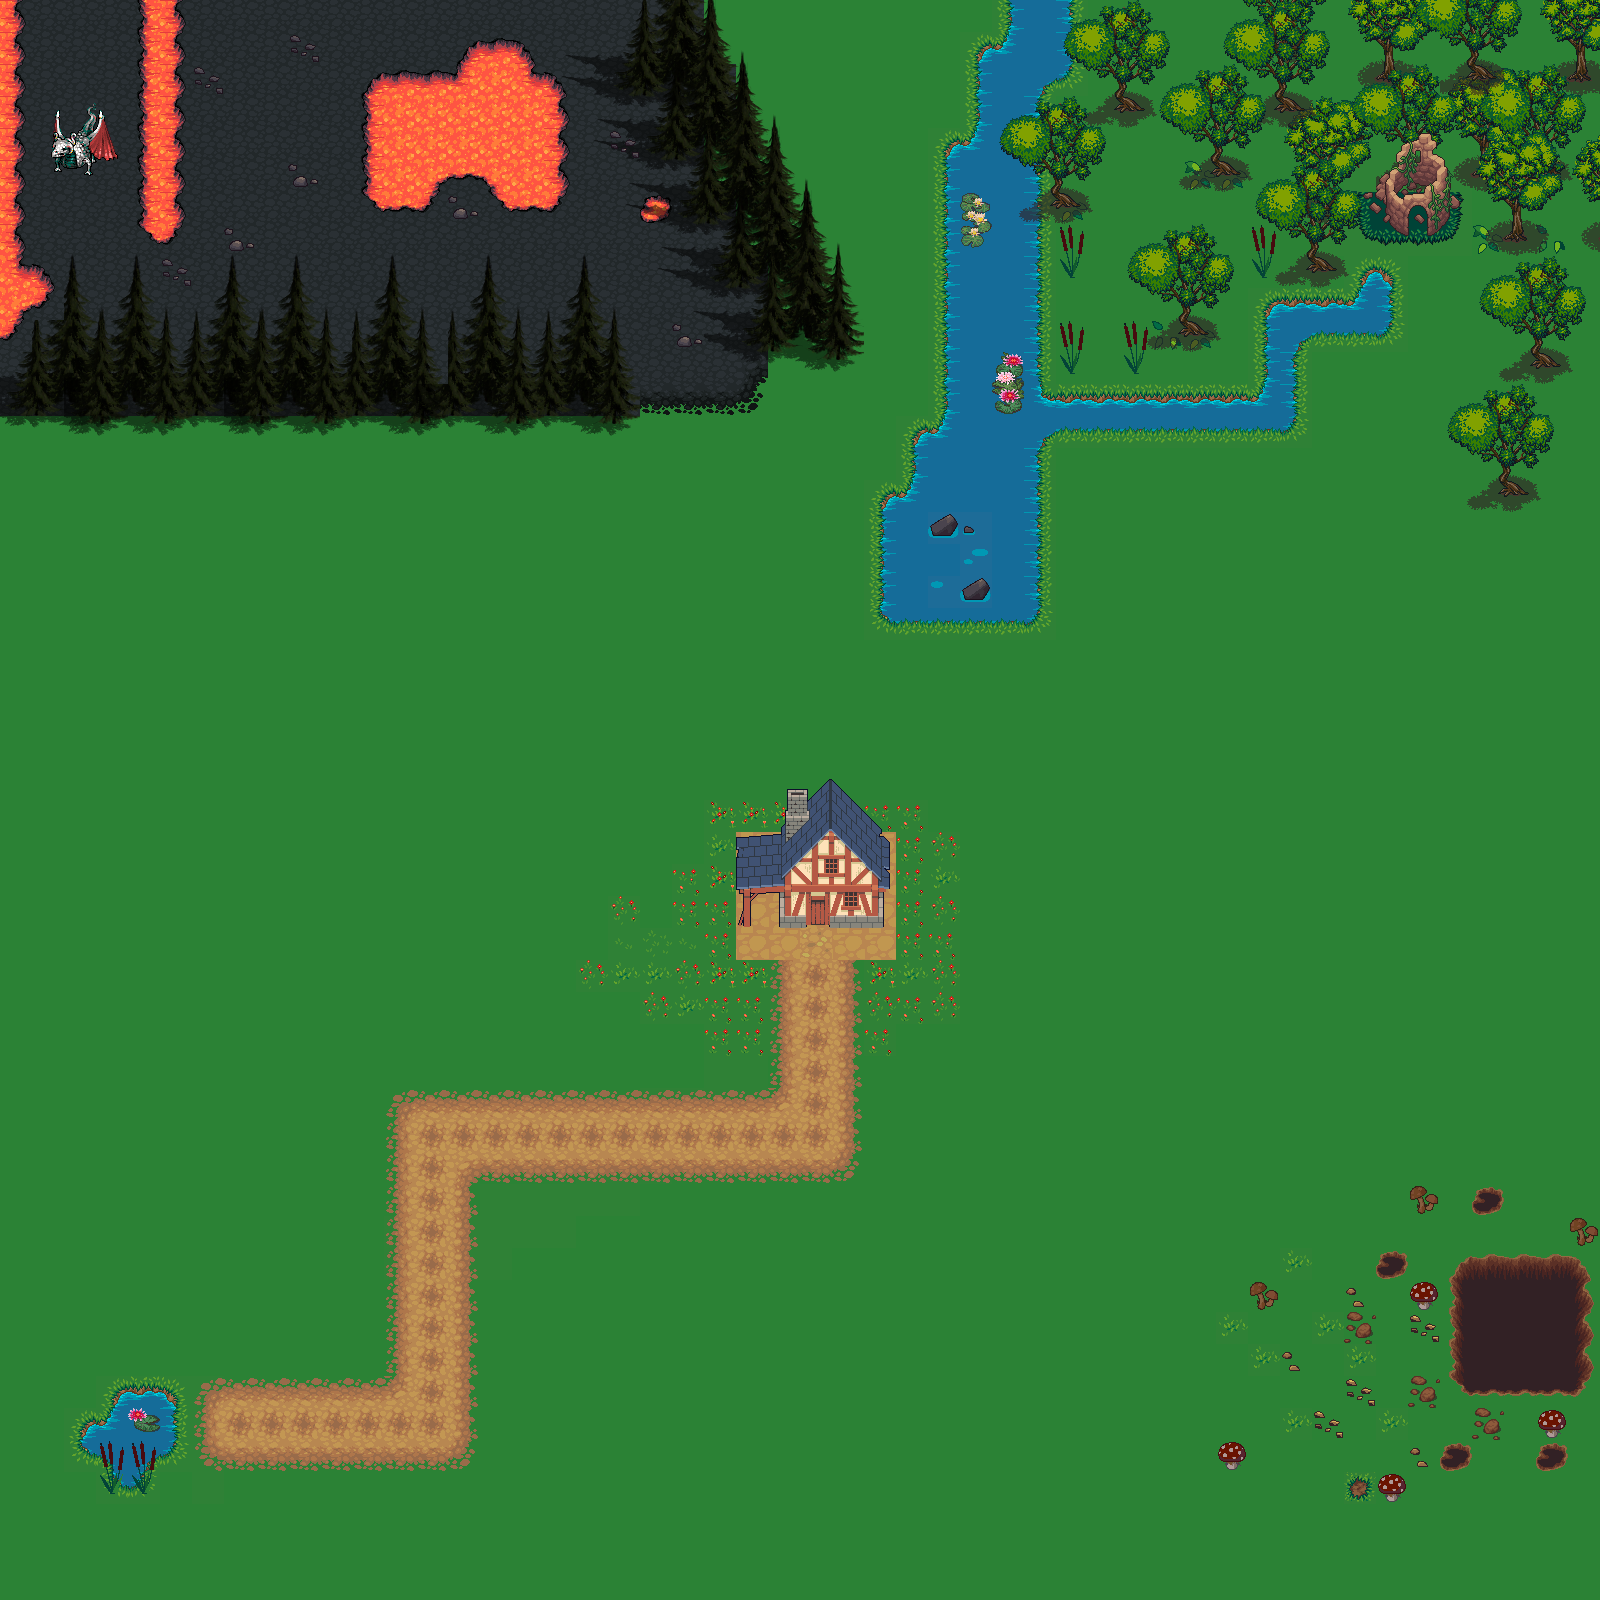

Below is a game level as drawn by its tile map, then a one-line description and the .tmx that defines it (tile-layer data replaced by summaries):
An orthogonal 50x50 tile map with 32x32 px tiles, 5 tile layers (mur invisible, Calque de Tuiles 1, Calque de Tuiles 3, arbre, ...), 7 tilesets.

<map version="1.10" tiledversion="1.11.2" orientation="orthogonal" renderorder="right-down" width="50" height="50" tilewidth="32" tileheight="32" infinite="0" nextlayerid="7" nextobjectid="1">
 <tileset firstgid="1" name="4" tilewidth="154" tileheight="149" tilecount="1" columns="1">
  <image source="../Downloads/craftpix-net-504452-free-village-pixel-tileset-for-top-down-defense/2 Objects/7 House/4.png" trans="ff00ff" width="154" height="149" />
  <tile id="0">
   <properties>
    <property name="estSolide" type="bool" value="true" />
   </properties>
  </tile>
 </tileset>
 <tileset firstgid="2" name="Brown_ruins1" tilewidth="112" tileheight="112" tilecount="1" columns="1">
  <properties>
   <property name="door" value="jungle" />
  </properties>
  <image source="../Downloads/craftpix-net-934618-free-top-down-ruins-pixel-art/PNG/Assets/Brown_ruins1.png" trans="ff00ff" width="112" height="112" />
 </tileset>
 <tileset firstgid="3" name="Assets_source" tilewidth="32" tileheight="32" tilecount="195" columns="15">
  <image source="../Downloads/craftpix-net-934618-free-top-down-ruins-pixel-art/PNG/Assets_source.png" trans="ff00ff" width="496" height="432" />
 </tileset>
 <tileset firstgid="198" name="terrain" tilewidth="32" tileheight="32" tilecount="483" columns="21">
  <image source="../Downloads/terrain/terrain.png" trans="ff00ff" width="672" height="736" />
  <tile id="9">
   <properties>
    <property name="estSolide" type="bool" value="true" />
   </properties>
  </tile>
  <tile id="10">
   <properties>
    <property name="estSolide" type="bool" value="true" />
   </properties>
  </tile>
  <tile id="11">
   <properties>
    <property name="estSolide" type="bool" value="true" />
   </properties>
  </tile>
  <tile id="12">
   <properties>
    <property name="estSolide" type="bool" value="true" />
   </properties>
  </tile>
  <tile id="13">
   <properties>
    <property name="estSolide" type="bool" value="true" />
   </properties>
  </tile>
  <tile id="14">
   <properties>
    <property name="estSolide" type="bool" value="true" />
   </properties>
  </tile>
  <tile id="18">
   <properties>
    <property name="estSolide" type="bool" value="true" />
   </properties>
  </tile>
  <tile id="19">
   <properties>
    <property name="estSolide" type="bool" value="true" />
   </properties>
  </tile>
  <tile id="20">
   <properties>
    <property name="estSolide" type="bool" value="true" />
   </properties>
  </tile>
  <tile id="30">
   <properties>
    <property name="estSolide" type="bool" value="true" />
   </properties>
  </tile>
  <tile id="31">
   <properties>
    <property name="estSolide" type="bool" value="true" />
   </properties>
  </tile>
  <tile id="32">
   <properties>
    <property name="estSolide" type="bool" value="true" />
   </properties>
  </tile>
  <tile id="33">
   <properties>
    <property name="estSolide" type="bool" value="true" />
   </properties>
  </tile>
  <tile id="34">
   <properties>
    <property name="estSolide" type="bool" value="true" />
   </properties>
  </tile>
  <tile id="35">
   <properties>
    <property name="estSolide" type="bool" value="true" />
   </properties>
  </tile>
  <tile id="39">
   <properties>
    <property name="estSolide" type="bool" value="true" />
   </properties>
  </tile>
  <tile id="40">
   <properties>
    <property name="estSolide" type="bool" value="true" />
   </properties>
  </tile>
  <tile id="41">
   <properties>
    <property name="estSolide" type="bool" value="true" />
   </properties>
  </tile>
  <tile id="51">
   <properties>
    <property name="estSolide" type="bool" value="true" />
   </properties>
  </tile>
  <tile id="52">
   <properties>
    <property name="estSolide" type="bool" value="true" />
   </properties>
  </tile>
  <tile id="53">
   <properties>
    <property name="estSolide" type="bool" value="true" />
   </properties>
  </tile>
  <tile id="54">
   <properties>
    <property name="door" value="champignon" />
    <property name="estSolide" type="bool" value="true" />
   </properties>
  </tile>
  <tile id="55">
   <properties>
    <property name="door" value="champignon" />
    <property name="estSolide" type="bool" value="true" />
   </properties>
  </tile>
  <tile id="56">
   <properties>
    <property name="door" value="champignon" />
    <property name="estSolide" type="bool" value="true" />
   </properties>
  </tile>
  <tile id="60">
   <properties>
    <property name="estSolide" type="bool" value="true" />
   </properties>
  </tile>
  <tile id="61">
   <properties>
    <property name="estSolide" type="bool" value="true" />
   </properties>
  </tile>
  <tile id="62">
   <properties>
    <property name="estSolide" type="bool" value="true" />
   </properties>
  </tile>
  <tile id="72">
   <properties>
    <property name="estSolide" type="bool" value="true" />
   </properties>
  </tile>
  <tile id="73">
   <properties>
    <property name="estSolide" type="bool" value="true" />
   </properties>
  </tile>
  <tile id="74">
   <properties>
    <property name="estSolide" type="bool" value="true" />
   </properties>
  </tile>
  <tile id="75">
   <properties>
    <property name="door" value="champignon" />
    <property name="estSolide" type="bool" value="true" />
   </properties>
  </tile>
  <tile id="76">
   <properties>
    <property name="door" value="champignon" />
    <property name="estSolide" type="bool" value="true" />
   </properties>
  </tile>
  <tile id="77">
   <properties>
    <property name="door" value="champignon" />
    <property name="estSolide" type="bool" value="true" />
   </properties>
  </tile>
  <tile id="81">
   <properties>
    <property name="estSolide" type="bool" value="true" />
   </properties>
  </tile>
  <tile id="82">
   <properties>
    <property name="estSolide" type="bool" value="true" />
   </properties>
  </tile>
  <tile id="83">
   <properties>
    <property name="estSolide" type="bool" value="true" />
   </properties>
  </tile>
  <tile id="93">
   <properties>
    <property name="estSolide" type="bool" value="true" />
   </properties>
  </tile>
  <tile id="94">
   <properties>
    <property name="estSolide" type="bool" value="true" />
   </properties>
  </tile>
  <tile id="95">
   <properties>
    <property name="estSolide" type="bool" value="true" />
   </properties>
  </tile>
  <tile id="96">
   <properties>
    <property name="door" value="champignon" />
    <property name="estSolide" type="bool" value="true" />
   </properties>
  </tile>
  <tile id="97">
   <properties>
    <property name="door" value="champignon" />
    <property name="estSolide" type="bool" value="true" />
   </properties>
  </tile>
  <tile id="98">
   <properties>
    <property name="door" value="champignon" />
    <property name="estSolide" type="bool" value="true" />
   </properties>
  </tile>
  <tile id="102">
   <properties>
    <property name="estSolide" type="bool" value="true" />
   </properties>
  </tile>
  <tile id="103">
   <properties>
    <property name="estSolide" type="bool" value="true" />
   </properties>
  </tile>
  <tile id="104">
   <properties>
    <property name="estSolide" type="bool" value="true" />
   </properties>
  </tile>
  <tile id="123">
   <properties>
    <property name="estSolide" type="bool" value="true" />
   </properties>
  </tile>
  <tile id="124">
   <properties>
    <property name="estSolide" type="bool" value="true" />
   </properties>
  </tile>
  <tile id="125">
   <properties>
    <property name="estSolide" type="bool" value="true" />
   </properties>
  </tile>
  <tile id="258">
   <properties>
    <property name="estSolide" type="bool" value="true" />
   </properties>
  </tile>
  <tile id="259">
   <properties>
    <property name="estSolide" type="bool" value="true" />
   </properties>
  </tile>
  <tile id="260">
   <properties>
    <property name="estSolide" type="bool" value="true" />
   </properties>
  </tile>
  <tile id="261">
   <properties>
    <property name="estSolide" type="bool" value="true" />
   </properties>
  </tile>
  <tile id="262">
   <properties>
    <property name="estSolide" type="bool" value="true" />
   </properties>
  </tile>
  <tile id="263">
   <properties>
    <property name="estSolide" type="bool" value="true" />
   </properties>
  </tile>
  <tile id="279">
   <properties>
    <property name="estSolide" type="bool" value="true" />
   </properties>
  </tile>
  <tile id="280">
   <properties>
    <property name="estSolide" type="bool" value="true" />
   </properties>
  </tile>
  <tile id="281">
   <properties>
    <property name="estSolide" type="bool" value="true" />
   </properties>
  </tile>
  <tile id="282">
   <properties>
    <property name="estSolide" type="bool" value="true" />
   </properties>
  </tile>
  <tile id="283">
   <properties>
    <property name="estSolide" type="bool" value="true" />
   </properties>
  </tile>
  <tile id="284">
   <properties>
    <property name="estSolide" type="bool" value="true" />
   </properties>
  </tile>
  <tile id="300">
   <properties>
    <property name="estSolide" type="bool" value="true" />
   </properties>
  </tile>
  <tile id="301">
   <properties>
    <property name="estSolide" type="bool" value="true" />
   </properties>
  </tile>
  <tile id="302">
   <properties>
    <property name="estSolide" type="bool" value="true" />
   </properties>
  </tile>
  <tile id="303">
   <properties>
    <property name="estSolide" type="bool" value="true" />
   </properties>
  </tile>
  <tile id="304">
   <properties>
    <property name="estSolide" type="bool" value="true" />
   </properties>
  </tile>
  <tile id="305">
   <properties>
    <property name="estSolide" type="bool" value="true" />
   </properties>
  </tile>
  <tile id="321">
   <properties>
    <property name="estSolide" type="bool" value="true" />
   </properties>
  </tile>
  <tile id="322">
   <properties>
    <property name="estSolide" type="bool" value="true" />
   </properties>
  </tile>
  <tile id="323">
   <properties>
    <property name="estSolide" type="bool" value="true" />
   </properties>
  </tile>
  <tile id="324">
   <properties>
    <property name="estSolide" type="bool" value="true" />
   </properties>
  </tile>
  <tile id="325">
   <properties>
    <property name="estSolide" type="bool" value="true" />
   </properties>
  </tile>
  <tile id="326">
   <properties>
    <property name="estSolide" type="bool" value="true" />
   </properties>
  </tile>
  <tile id="342">
   <properties>
    <property name="estSolide" type="bool" value="true" />
   </properties>
  </tile>
  <tile id="343">
   <properties>
    <property name="estSolide" type="bool" value="true" />
   </properties>
  </tile>
  <tile id="344">
   <properties>
    <property name="estSolide" type="bool" value="true" />
   </properties>
  </tile>
  <tile id="345">
   <properties>
    <property name="estSolide" type="bool" value="true" />
   </properties>
  </tile>
  <tile id="346">
   <properties>
    <property name="estSolide" type="bool" value="true" />
   </properties>
  </tile>
  <tile id="347">
   <properties>
    <property name="estSolide" type="bool" value="true" />
   </properties>
  </tile>
  <tile id="360">
   <properties>
    <property name="estSolide" type="bool" value="true" />
   </properties>
  </tile>
  <tile id="361">
   <properties>
    <property name="estSolide" type="bool" value="true" />
   </properties>
  </tile>
  <tile id="362">
   <properties>
    <property name="estSolide" type="bool" value="true" />
   </properties>
  </tile>
  <tile id="363">
   <properties>
    <property name="estSolide" type="bool" value="true" />
   </properties>
  </tile>
  <tile id="364">
   <properties>
    <property name="estSolide" type="bool" value="true" />
   </properties>
  </tile>
  <tile id="365">
   <properties>
    <property name="estSolide" type="bool" value="true" />
   </properties>
  </tile>
  <tile id="366">
   <properties>
    <property name="estSolide" type="bool" value="true" />
   </properties>
  </tile>
  <tile id="367">
   <properties>
    <property name="estSolide" type="bool" value="true" />
   </properties>
  </tile>
  <tile id="368">
   <properties>
    <property name="estSolide" type="bool" value="true" />
   </properties>
  </tile>
  <tile id="394">
   <properties>
    <property name="estSolide" type="bool" value="true" />
   </properties>
  </tile>
  <tile id="395">
   <properties>
    <property name="estSolide" type="bool" value="true" />
   </properties>
  </tile>
  <tile id="415">
   <properties>
    <property name="estSolide" type="bool" value="true" />
   </properties>
  </tile>
  <tile id="416">
   <properties>
    <property name="estSolide" type="bool" value="true" />
   </properties>
  </tile>
  <tile id="437">
   <properties>
    <property name="estSolide" type="bool" value="true" />
   </properties>
  </tile>
  <tile id="458">
   <properties>
    <property name="estSolide" type="bool" value="true" />
   </properties>
  </tile>
  <tile id="470">
   <properties>
    <property name="estSolide" type="bool" value="true" />
   </properties>
  </tile>
 </tileset>
 <tileset firstgid="681" name="pine-none06" tilewidth="32" tileheight="32" tilecount="64" columns="8">
  <image source="../Downloads/isometric-plant-pack/isometric tiles/pine-none06.png" trans="ff00ff" width="256" height="256" />
 </tileset>
 <tileset firstgid="745" name="pisilohe10" tilewidth="32" tileheight="32" tilecount="9" columns="3">
  <image source="../Downloads/pisilohe10.png" trans="ff00ff" width="100" height="100" />
 </tileset>
 <tileset firstgid="754" name="green trees" tilewidth="32" tileheight="32" tilecount="28" columns="7">
  <image source="../Downloads/green trees.png" trans="ff00ff" width="224" height="128" />
 </tileset>
 <layer id="4" name="mur invisible" width="50" height="50">
  <data>[2500 cells, 95 non-empty, 2 distinct tile ids]</data>
 </layer>
 <layer id="1" name="Calque de Tuiles 1" width="50" height="50">
  <data>[2500 cells, 2491 non-empty, 23 distinct tile ids]</data>
 </layer>
 <layer id="3" name="Calque de Tuiles 3" width="50" height="50">
  <data>[2500 cells, 383 non-empty, 120 distinct tile ids]</data>
 </layer>
 <layer id="5" name="arbre" width="50" height="50">
  <data>[2500 cells, 119 non-empty, 16 distinct tile ids]</data>
 </layer>
 <layer id="6" name="Calque de Tuiles 2" width="50" height="50">
  <data>[2500 cells, 377 non-empty, 97 distinct tile ids]</data>
 </layer>
</map>
